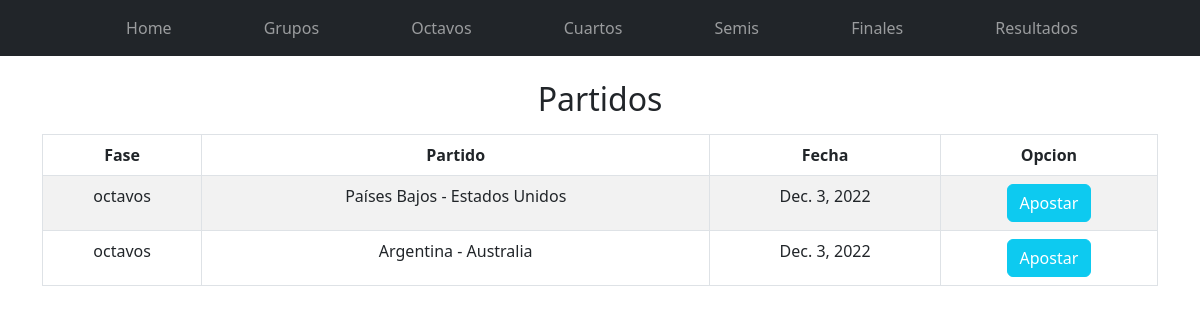
/octavos/, run on an earlier commit of the app's database.
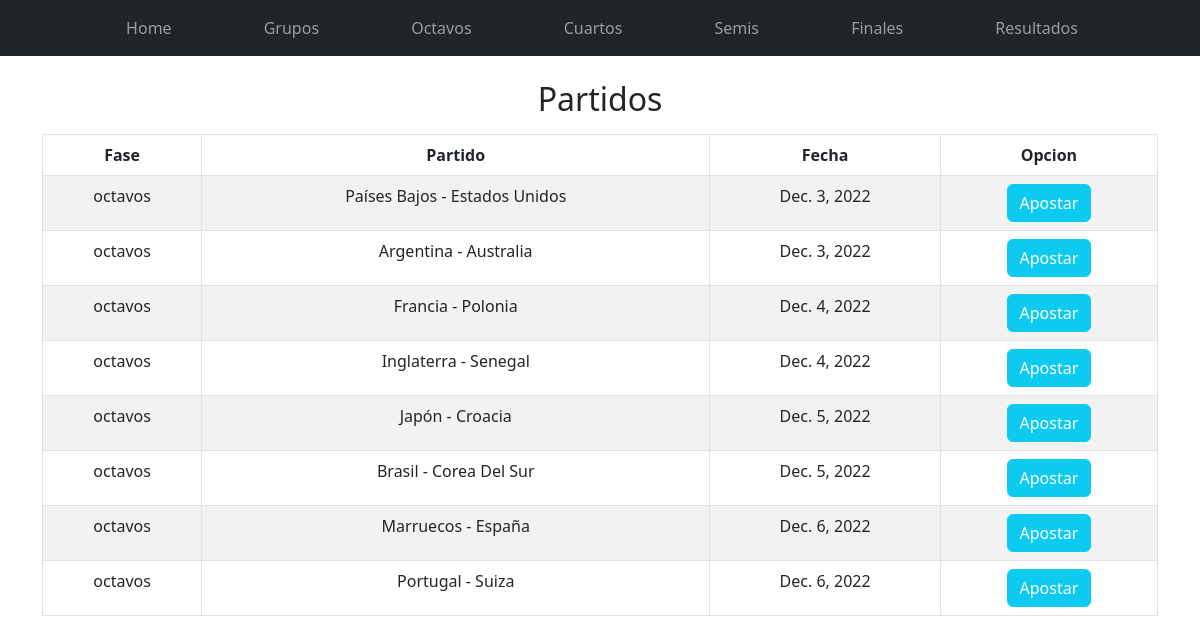
And on a later commit of the database.
### Aplicaciones/Partidos/models.py (models this page shows, shortened)
class Partido(models.Model):
    clasificacion = models.CharField(max_length=50)
    equipos1 = models.ForeignKey(Equipo,default=None,on_delete=models.PROTECT,related_name="_equipos1")
    equipos2 = models.ForeignKey(Equipo,default=None,on_delete=models.PROTECT,related_name="_equipos2")
    marcador1 = models.CharField(max_length=2)
    marcador2 = models.CharField(max_length=2)
    fecha = models.DateField()

class Equipo(models.Model):
    pais = models.CharField(max_length=50)
    grupo = models.CharField(max_length=50)
    class Meta:
        ordering = ['grupo']

### Aplicaciones/Partidos/views.py (the view)
# urls.py: path('octavos/',views.octavos),
def octavos(request):
    context={'partido': Partido.objects.filter(clasificacion='octavos')}
    return render(request, "gestionApuestasOctavos.html",context)

### Aplicaciones/Partidos/templates/gestionApuestasOctavos.html (shortened to what this page needs)
{% extends './base.html' %}
{% block body %}
<div class="row">
    <h2>Partidos</h2>
    <div class="table-responsive py-2">
        <table class="table table-striped table-bordered">
            <thead>
                <tr>
                    <th>Fase</th>
                    <th>Partido</th>
                    <th>Fecha</th>
                    <th>Opcion</th>
                </tr>
            </thead>
            <tbody>
                    {% for p in partido %}
                        <tr>
                            <td>{{p.clasificacion}}</td>
                            <td>{{p.equipos1.pais}} - {{p.equipos2.pais}}</td>
                            <td>{{p.fecha}}</td>
                            <td><a href="registrarApuesta/{{p.id}}" class="btn btn-info text-white">Apostar</a></td>
                        </tr>
                    {% endfor %}
            </tbody>
        </table>
    </div>
</div>
{% endblock %}

What changed in the data, as far as the page shows it:
added Partido: clasificacion "octavos", equipos1.pais "Francia", equipos2.pais "Polonia", fecha "Dec. 4, 2022"
added Partido: clasificacion "octavos", equipos1.pais "Inglaterra", equipos2.pais "Senegal", fecha "Dec. 4, 2022"
added Partido: clasificacion "octavos", equipos1.pais "Japón", equipos2.pais "Croacia", fecha "Dec. 5, 2022"
added Partido: clasificacion "octavos", equipos1.pais "Brasil", equipos2.pais "Corea Del Sur", fecha "Dec. 5, 2022"
added Partido: clasificacion "octavos", equipos1.pais "Marruecos", equipos2.pais "España", fecha "Dec. 6, 2022"
added Partido: clasificacion "octavos", equipos1.pais "Portugal", equipos2.pais "Suiza", fecha "Dec. 6, 2022"
